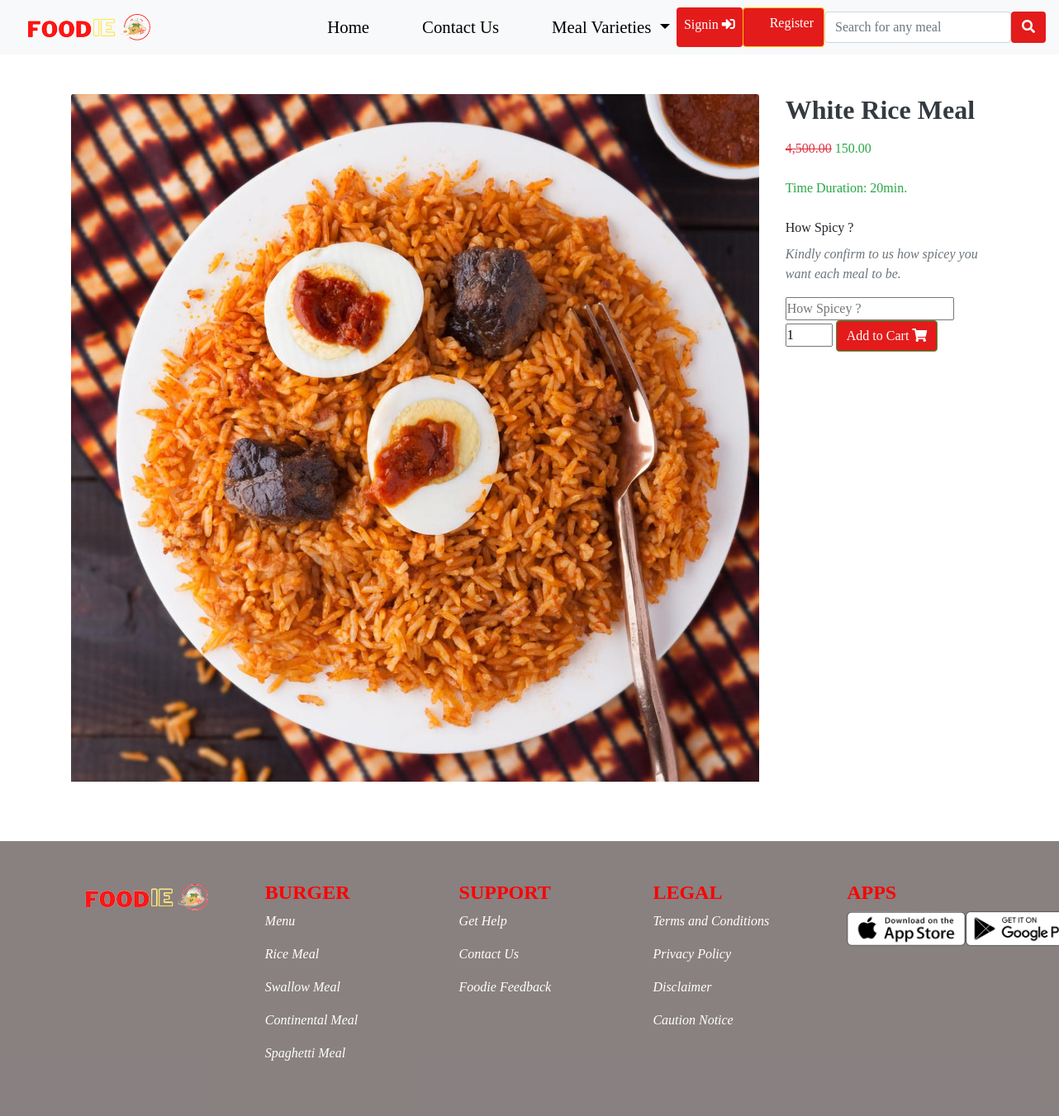
The app's page /meal/1/rice-and-egg, older data.
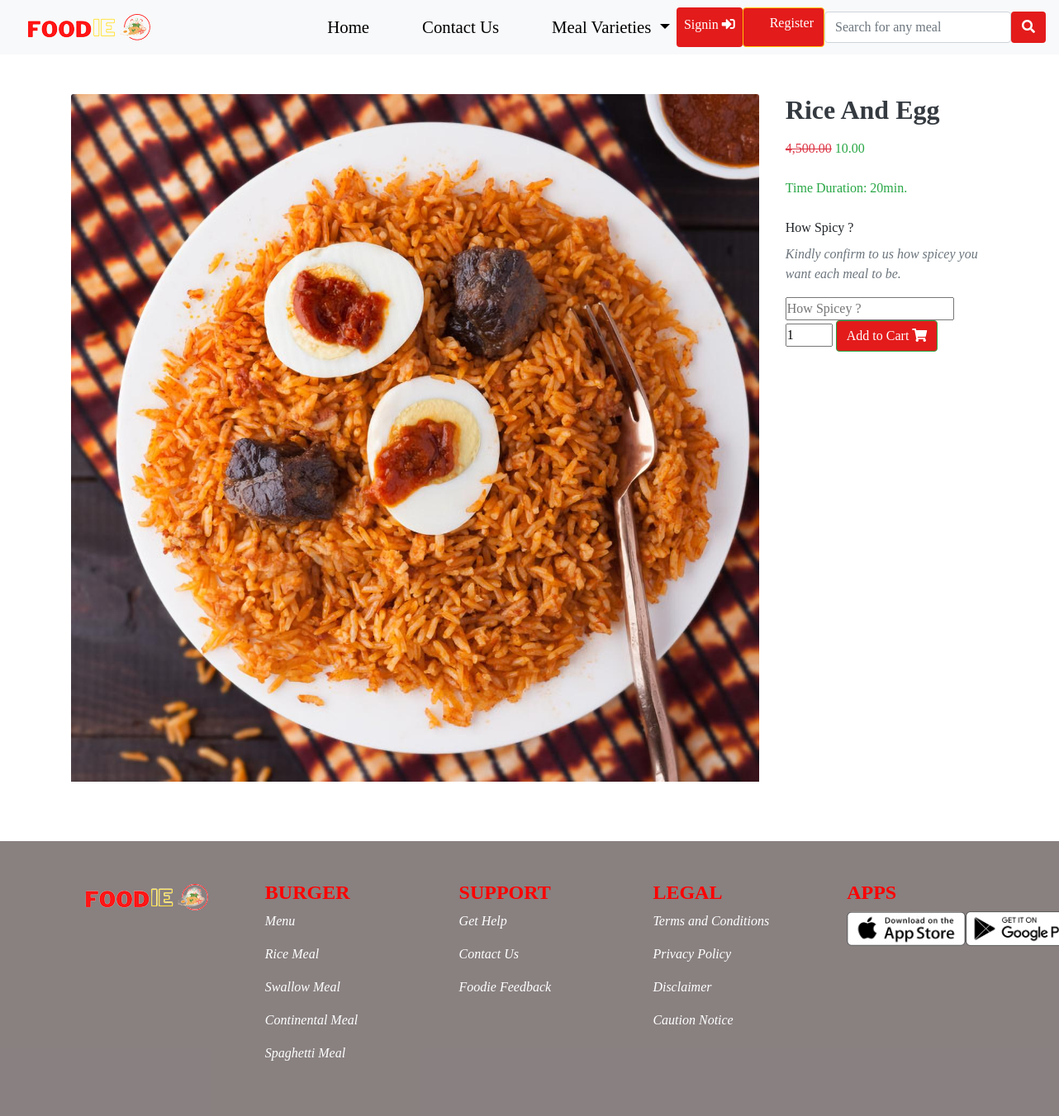
The same page, newer data.
### foodie/models.py (models this page shows, shortened)
class Meal(models.Model):
    variety = models.ForeignKey(Variety, on_delete=models.CASCADE)
    meal = models.CharField(max_length=100)
    slug = models.SlugField(unique=True, null=False)
    image = models.ImageField(upload_to='meal', default= 'meal.jpg')
    spicy = models.CharField(max_length=100)
    time = models.CharField(max_length=50)
    price = models.IntegerField()
    discount = models.FloatField()
    min_order = models.IntegerField(default=1)
    max_order = models.IntegerField(default=20)
    breakfast = models.BooleanField()
    lunch = models.BooleanField()
    dinner = models.BooleanField()
    display = models.BooleanField(default=False)
    created = models.DateTimeField(auto_now_add=True)
    updated = models.DateTimeField(auto_now=True)
    class Meta:
        db_table = 'meal'
        managed = True
        verbose_name = 'Meal'
        verbose_name_plural = 'Meals'

### foodie/views.py (the view)
# urls.py: path('meal/<str:id>/<slug:slug>', views.meal, name='meal'),
def meal(request, id,slug):
    meal = Meal.objects.get(pk=id) #This is getting each meals by their specify ID. in this place, we use objects.get
    context = {
        'meal':meal,    }
    return render(request, 'meal.html', context)

### foodie/context_processor.py (called while the page is built)
def dropdown(request):
    varieties = Variety.objects.all()
    context = {
    'varieties':varieties
    }
    return context

def cartread(request):
    cart = Shopcart.objects.filter(user__username=request.user.username, item_paid=False)
    cartcount = 0
    for item in cart:
        cartcount += item.quantity
    context = {
        'cartcount':cartcount,
    }
    return context

### foodie/templatetags/sample_tags.py (called while the page is built)
@register.simple_tag
def intralink(link, section):
    return reverse(link) + '#' + section

### foodie/templates/meal.html (shortened to what this page needs)
{% extends "base.html" %}
{% load humanize %}
{% block header %}{% include "header.html" %}{% endblock header %}
{% block content %}
    <div class="container addtocart mt-5 mb-5">
        <div class="img-holder mb-4">
            <img src="{{meal.image.url}}" class="card-img-top ">
        </div>
        <div class="thedetails">
            <h2 class="card-title mb-3 text-dark font-weight-bolder">{{meal.meal}}</h2>
            <p class="card-text mb-4 text-success">
                {% if meal.discount %}
                    <del class="text-danger">{{meal.price|floatformat:2|intcomma}}</del>
                    <span class="text-success">{{meal.discount|floatformat:2|intcomma}}</span>
                {% else %}
                    <span>{{meal.price|floatformat:2|intcomma}}</span>
                {% endif %}
            </p>
            <p class="card-text mb-4 text-success">Time Duration: {{meal.time}}</p>
            <form action="{% url 'addtocart' %}" method="POST">
                <label for="inputGroupSelect02"> How Spicy ?</label>
                <div class="more">
                    <p class="text-muted"><i>Kindly confirm to us how spicey you want each meal to be.</i></p>
                    <input type="text" name="how_spicey" placeholder="How Spicey ?">
                </div>
                <input type="number" name="quantity" id="" value="1" min="{{meal.min_order}}" max="{{meal.max_order}}" placeholder="Quantity">
                <button type="submit" class="btn btn-outline-success">Add to Cart <i class="fas fa-shopping-cart"></i></button>
            </form>
        </div>
    </div>
{% endblock content %}
{% block footer %}{% include "footer.html" %}{% endblock footer %}

Row changes from the older to the newer data that the page shows:
changed Meal "20min.": meal "White Rice Meal" → "Rice And Egg"; discount "150.00" → "10.00"
